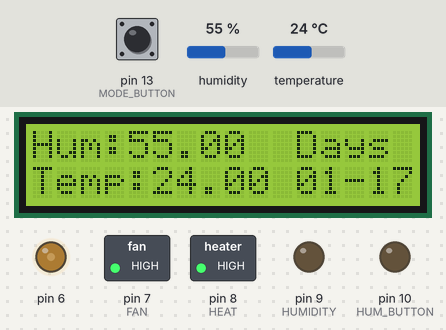
Simulated run of this sketch. Board: Arduino Uno, built with avr-gcc and run on an emulated ATmega328P. Shown: 16×2 character LCD, switched loads named in the sketch (green lamp = pin HIGH), output pins drawn as LEDs (lit = HIGH). Inputs (shaded band) come from the test bench; at power-on: humidity 55 %, temperature 24 °C, pin 13 (MODE_BUTTON) LOW. What the sketch prints to the serial monitor is not drawn.

Above: at 1.2 s.
1.3 s: humidity set to 53 %
At 3.4 s:
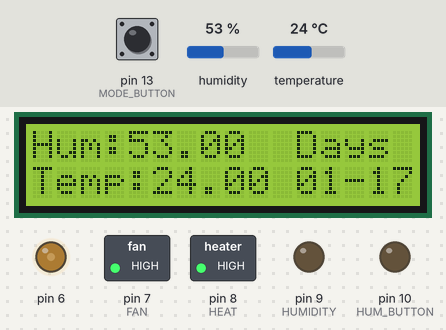
3.7 s: humidity set to 50 %
At 5.0 s:
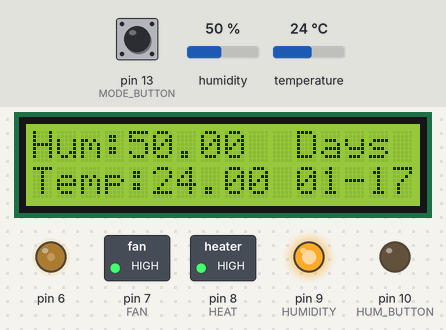
7.9 s: temperature set to 37.3 °C
At 9.6 s:
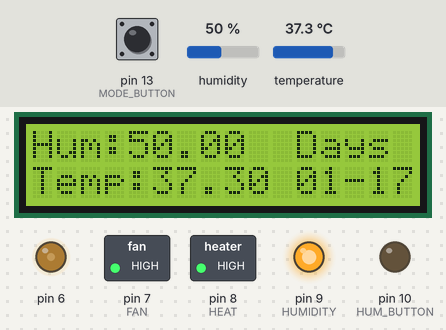
9.9 s: temperature set to 38.1 °C
At 11.3 s:
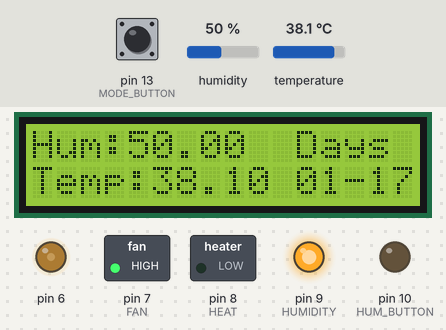
12.0 s: humidity set to 68 %
At 13.8 s:
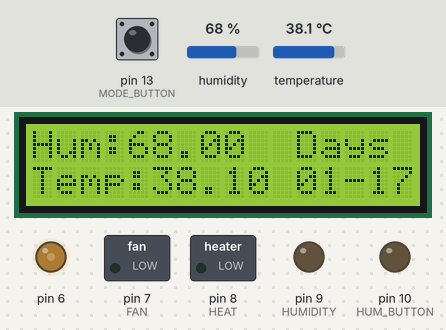
14.1 s: pin 13 (MODE_BUTTON) pulled HIGH for 3.2 s
At 15.4 s:
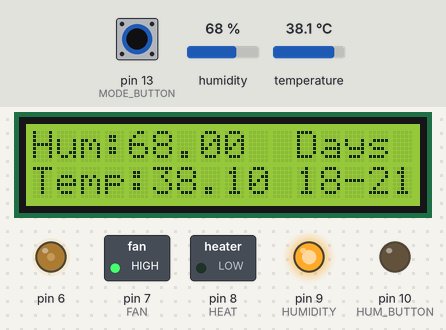
Timing chart, 0 to 19.8 s (numbered marks = the images above; inputs shaded):
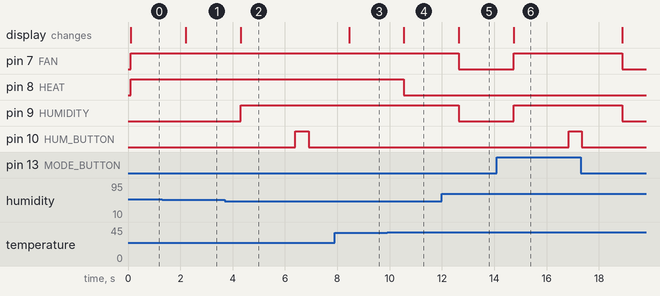

The sketch:

Incubator_Arduino_Sketch.ino
```cpp
// (licence header left out)
/*
 HTU21D Humidity Sensor Example Code
 By: Nathan Seidle
 SparkFun Electronics
 Date: September 15th, 2013
 License: This code is public domain but you buy me a beer if you use this and we meet someday (Beerware license).

 Uses the HTU21D library to display the current humidity and temperature

 Open serial monitor at 9600 baud to see readings. Errors 998 if not sensor is detected. Error 999 if CRC is bad.

 Hardware Connections (Breakoutboard to Arduino):
 -VCC = 3.3V
 -GND = GND
 -SDA = A4 (use inline 330 ohm resistor if your board is 5V)
 -SCL = A5 (use inline 330 ohm resistor if your board is 5V)

 */

 /*
  For first 18 days
  ==================
  Temperature : 99.5 to 100 degree farenhiet = 37.5 to 37.7 degree celcius
  37.5 is ideal. Do not allow 102 degree farenheit ( 38.8 celcius ) for too long
  Let our temperature be from 37.5 to 38 degrees.

  Humidity: 50 to 55
  Let our humidity be 53 with 2 as variance

  For last 3 days
  ================
  Temperature should be little bit less than usual. It should be close to 37.5 degrees.
  Humidity should be above 65%. So, I am setting 69% to 70% humidity cutoff.

 */

#include <Wire.h>
#include "SparkFunHTU21D.h"
#include<LiquidCrystal.h>

#define FAN 7
#define HEAT 8
#define HUMIDITY 9
#define HUM_BUTTON 10
#define MODE_BUTTON 13

float thigh = 37.8;
float tlow = 37.6;
float hhigh = 52;
float hlow = 51;

int mode = 0;
String modeString = "01-17";

int Contrast=75;
LiquidCrystal lcd(12, 11, 5, 4, 3, 2);

//Create an instance of the object
HTU21D myHumidity;

void setup()
{
  analogWrite(6, Contrast);
  lcd.begin(16, 2);
  Serial.begin(9600);
  Serial.println("HTU21D Example!");

  myHumidity.begin();

  pinMode(FAN, OUTPUT);
  pinMode(HEAT, OUTPUT);
  pinMode(HUMIDITY, OUTPUT);
  pinMode(HUM_BUTTON, OUTPUT);
  pinMode(MODE_BUTTON, INPUT);
}

boolean humidifier_on = false;
boolean temperature_on = false;
int humidifier_timer = 0;

// Function to turn on fan and humidifier
void turnOnHumidifier() {
  digitalWrite(FAN, HIGH);
  digitalWrite(HUMIDITY, HIGH);
  humidifier_on = true;
  humidifier_timer = 0; // reset humidifier timer
}

// Function to push humidifier button
void pushHumidifierButton() {
  digitalWrite(HUM_BUTTON, HIGH);
  delay(500);
  digitalWrite(HUM_BUTTON, LOW);
  delay(500); // this is to make the delay to a constant 1 second
  updateAllTimers();
}

// Function to update timers to compensate the 1 second loss
void updateAllTimers() {
  // put some code here that will update all timers by 1 second
  // to compensate the 1 second loss due to humidifier's push button press
}

// Function to turn off fan and humidifier
void turnOffHumidifier() {
  // turn off fan only if heater/light is also off
  if(temperature_on == false) {
    digitalWrite(FAN, LOW);
  }
  digitalWrite(HUMIDITY, LOW);
  humidifier_on = false;
  humidifier_timer = 0; // reset humidifier timer
}

// Function to turn on light and fan
void turnOnTemperature() {
  digitalWrite(HEAT, HIGH);
  digitalWrite(FAN, HIGH);
  temperature_on = true;
}

// Function to turn off light and fan
void turnOffTemperature() {
  // turn off fan only if humidifier is also off
  if(humidifier_on == false) {
    digitalWrite(FAN, LOW);
  }
  digitalWrite(HEAT, LOW);
  temperature_on = false;
}

// function to change mode
void setMode(int newMode) {
  if(newMode == mode) {
    return;
  }
  switch(newMode) {
    case 0:
      thigh = 37.8;
      tlow = 37.6;
      hhigh = 52;
      hlow = 51;
      modeString="01-17";
      break;
    case 1:
      thigh = 37.6;
      tlow = 37.5;
      hhigh = 70;
      hlow = 69;
      modeString="18-21";
      break;
  }
  mode = newMode;
}

void loop()
{
  float humd = myHumidity.readHumidity();
  float temp = myHumidity.readTemperature();

  // configuration for mode 2 - days 18-20;
  int newMode = digitalRead(MODE_BUTTON);
  setMode(newMode);

  lcd.clear();
  lcd.setCursor(0, 0);
  lcd.print("Hum:");
  lcd.print(humd);
  lcd.setCursor(0, 1);
  lcd.print("Temp:");
  lcd.print(temp);
  lcd.setCursor(11,0);
  lcd.print("Days");
  lcd.setCursor(11,1);
  lcd.print(modeString);

  Serial.print("Time:");
  Serial.print(millis());
  Serial.print(" Temperature:");
  Serial.print(temp, 1);
  Serial.print("C");
  Serial.print(" Humidity:");
  Serial.print(humd, 1);
  Serial.print("%");

  /********* HUMIDITY SECTION ***********/

  // count humidifier timer
  if(humidifier_on == true) {
    humidifier_timer++;
  }

  // push humidifier button after 2 seconds
  if(humidifier_timer == 2) {
    pushHumidifierButton();
  }

  // after 30 seconds, give the humidifier a rest; this will still cause the timer to run
  if(humidifier_timer == 30) {
    digitalWrite(HUMIDITY, LOW);
  }

  // turn on the humidifier after a 1 second rest - in effect gives 4 second break
  if(humidifier_timer > 31) {
    turnOnHumidifier();
  }

  // turn on fan and humidifier
  if(humd <= hlow) {
    if(humidifier_on == false) {
      turnOnHumidifier();
    }
  }

  // turn off fan and humidifier
  if(humd >= hhigh) {
    if(humidifier_on == true) {
      turnOffHumidifier();
    }
  }

  /******************************************/

  /********* TEMPERATURE SECTION ***********/

  // increase temperature if it is low
  if(temp <= tlow && temperature_on == false) {
    turnOnTemperature();
  }

  // turn off light and fan if temperature has reached higher limit
  if(temp >= thigh && temperature_on == true) {
    turnOffTemperature();
  }

  /******************************************/

  Serial.println();
  delay(1000);
}
```

Measured:
- the behaviour switches between 52 and 51 % on humidity (found by bisection; images 1 and 2)
- the behaviour switches between 37.7 and 37.8 °C on temperature (found by bisection; images 3 and 4)
- after the input at 1.3 s, the display: changes after 0.91 s (image 1)
- after the input at 3.7 s, pin 9 (HUMIDITY): LOW → HIGH after 0.61 s; pin 10 (HUM_BUTTON): LOW → HIGH after 2.7 s, → LOW 0.50 s later; the display: changes after 0.61 s (image 2)
- after the input at 7.9 s, the display: changes after 0.55 s (image 3)
- after the input at 9.9 s, pin 8 (HEAT): HIGH → LOW after 0.65 s; the display: changes after 0.65 s (image 4)
- after the input at 12.0 s, pin 7 (FAN), pin 9 (HUMIDITY): HIGH → LOW after 0.64 s; the display: changes after 0.64 s (image 5)
- after the input at 14.1 s, pin 7 (FAN), pin 9 (HUMIDITY): LOW → HIGH after 0.64 s, → LOW 4.1 s later; pin 10 (HUM_BUTTON): LOW → HIGH after 2.7 s, → LOW 0.50 s later; the display: changes after 0.64 s (image 6)
